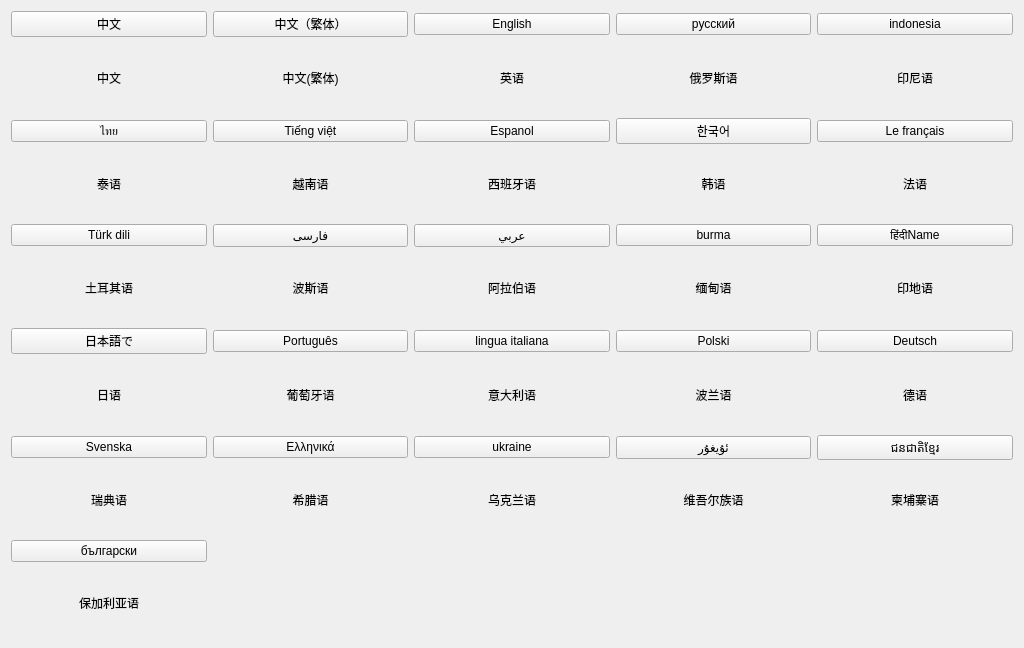
<?xml version="1.0" encoding="UTF-8"?>
<ui version="4.0">
 <class>LanguageSetWidget</class>
 <widget class="QWidget" name="LanguageSetWidget">
  <property name="geometry">
   <rect>
    <x>0</x>
    <y>0</y>
    <width>1024</width>
    <height>648</height>
   </rect>
  </property>
  <property name="windowTitle">
   <string notr="true">Form</string>
  </property>
  <layout class="QGridLayout" name="gridLayout_3">
   <item row="4" column="2">
    <widget class="QPushButton" name="persiaBtn">
     <property name="text">
      <string notr="true">فارسی</string>
     </property>
    </widget>
   </item>
   <item row="2" column="7">
    <widget class="QPushButton" name="koreanBtn">
     <property name="text">
      <string notr="true">한국어</string>
     </property>
    </widget>
   </item>
   <item row="2" column="4">
    <widget class="QPushButton" name="spanBtn">
     <property name="text">
      <string notr="true">Espanol</string>
     </property>
    </widget>
   </item>
   <item row="3" column="0">
    <widget class="QLabel" name="thaiLbl">
     <property name="text">
      <string notr="true">泰语</string>
     </property>
     <property name="alignment">
      <set>Qt::AlignCenter</set>
     </property>
    </widget>
   </item>
   <item row="5" column="2">
    <widget class="QLabel" name="persiaLbl">
     <property name="text">
      <string notr="true">波斯语</string>
     </property>
     <property name="alignment">
      <set>Qt::AlignCenter</set>
     </property>
    </widget>
   </item>
   <item row="6" column="2">
    <widget class="QPushButton" name="PortugueseBtn">
     <property name="text">
      <string notr="true">Português</string>
     </property>
    </widget>
   </item>
   <item row="0" column="0">
    <widget class="QPushButton" name="chinese_zhBtn">
     <property name="text">
      <string notr="true">中文</string>
     </property>
    </widget>
   </item>
   <item row="6" column="4">
    <widget class="QPushButton" name="italyBtn">
     <property name="text">
      <string notr="true">lingua italiana</string>
     </property>
    </widget>
   </item>
   <item row="5" column="7">
    <widget class="QLabel" name="burmaLbl">
     <property name="text">
      <string notr="true">缅甸语</string>
     </property>
     <property name="alignment">
      <set>Qt::AlignCenter</set>
     </property>
    </widget>
   </item>
   <item row="4" column="4">
    <widget class="QPushButton" name="arabicBtn">
     <property name="text">
      <string notr="true">عربي</string>
     </property>
    </widget>
   </item>
   <item row="7" column="0">
    <widget class="QLabel" name="japanLbl">
     <property name="text">
      <string notr="true">日语</string>
     </property>
     <property name="alignment">
      <set>Qt::AlignCenter</set>
     </property>
    </widget>
   </item>
   <item row="6" column="7">
    <widget class="QPushButton" name="polandBtn">
     <property name="text">
      <string notr="true">Polski</string>
     </property>
    </widget>
   </item>
   <item row="7" column="7">
    <widget class="QLabel" name="polandLbl">
     <property name="text">
      <string notr="true">波兰语</string>
     </property>
     <property name="alignment">
      <set>Qt::AlignCenter</set>
     </property>
    </widget>
   </item>
   <item row="1" column="0">
    <widget class="QLabel" name="chinese_zhLbl">
     <property name="text">
      <string notr="true">中文</string>
     </property>
     <property name="alignment">
      <set>Qt::AlignCenter</set>
     </property>
    </widget>
   </item>
   <item row="2" column="2">
    <widget class="QPushButton" name="vietBtn">
     <property name="text">
      <string notr="true">Tiếng việt</string>
     </property>
    </widget>
   </item>
   <item row="7" column="4">
    <widget class="QLabel" name="italyLbl">
     <property name="text">
      <string notr="true">意大利语</string>
     </property>
     <property name="alignment">
      <set>Qt::AlignCenter</set>
     </property>
    </widget>
   </item>
   <item row="6" column="0">
    <widget class="QPushButton" name="japanBtn">
     <property name="text">
      <string notr="true">日本語で</string>
     </property>
    </widget>
   </item>
   <item row="5" column="0">
    <widget class="QLabel" name="turkeyLbl">
     <property name="text">
      <string notr="true">土耳其语</string>
     </property>
     <property name="alignment">
      <set>Qt::AlignCenter</set>
     </property>
    </widget>
   </item>
   <item row="2" column="0">
    <widget class="QPushButton" name="thaiBtn">
     <property name="text">
      <string notr="true">ไทย</string>
     </property>
    </widget>
   </item>
   <item row="5" column="4">
    <widget class="QLabel" name="arabicLbl">
     <property name="text">
      <string notr="true">阿拉伯语</string>
     </property>
     <property name="alignment">
      <set>Qt::AlignCenter</set>
     </property>
    </widget>
   </item>
   <item row="3" column="4">
    <widget class="QLabel" name="spanLbl">
     <property name="text">
      <string notr="true">西班牙语</string>
     </property>
     <property name="alignment">
      <set>Qt::AlignCenter</set>
     </property>
    </widget>
   </item>
   <item row="4" column="0">
    <widget class="QPushButton" name="turkeyBtn">
     <property name="text">
      <string notr="true">Türk dili</string>
     </property>
    </widget>
   </item>
   <item row="3" column="2">
    <widget class="QLabel" name="vieLbl">
     <property name="text">
      <string notr="true">越南语</string>
     </property>
     <property name="alignment">
      <set>Qt::AlignCenter</set>
     </property>
    </widget>
   </item>
   <item row="3" column="7">
    <widget class="QLabel" name="koreanLbl">
     <property name="text">
      <string notr="true">韩语</string>
     </property>
     <property name="alignment">
      <set>Qt::AlignCenter</set>
     </property>
    </widget>
   </item>
   <item row="0" column="7">
    <widget class="QPushButton" name="russianBtn">
     <property name="text">
      <string notr="true">русский</string>
     </property>
    </widget>
   </item>
   <item row="1" column="7">
    <widget class="QLabel" name="russianLbl">
     <property name="text">
      <string notr="true">俄罗斯语</string>
     </property>
     <property name="alignment">
      <set>Qt::AlignCenter</set>
     </property>
    </widget>
   </item>
   <item row="7" column="2">
    <widget class="QLabel" name="PortugueseLbl">
     <property name="text">
      <string notr="true">葡萄牙语</string>
     </property>
     <property name="alignment">
      <set>Qt::AlignCenter</set>
     </property>
    </widget>
   </item>
   <item row="4" column="7">
    <widget class="QPushButton" name="burmaBtn">
     <property name="text">
      <string notr="true">burma</string>
     </property>
    </widget>
   </item>
   <item row="0" column="4">
    <widget class="QPushButton" name="EnglishBtn">
     <property name="text">
      <string notr="true">English</string>
     </property>
    </widget>
   </item>
   <item row="1" column="4">
    <widget class="QLabel" name="EnglishLbl">
     <property name="text">
      <string notr="true">英语</string>
     </property>
     <property name="alignment">
      <set>Qt::AlignCenter</set>
     </property>
    </widget>
   </item>
   <item row="0" column="2">
    <widget class="QPushButton" name="chtBtn">
     <property name="text">
      <string notr="true">中文（繁体）</string>
     </property>
    </widget>
   </item>
   <item row="1" column="2">
    <widget class="QLabel" name="chtLbl">
     <property name="text">
      <string notr="true">中文(繁体)</string>
     </property>
     <property name="alignment">
      <set>Qt::AlignCenter</set>
     </property>
    </widget>
   </item>
   <item row="0" column="8">
    <widget class="QPushButton" name="indonesiaBtn">
     <property name="text">
      <string notr="true">indonesia</string>
     </property>
    </widget>
   </item>
   <item row="1" column="8">
    <widget class="QLabel" name="indonesiaLbl">
     <property name="text">
      <string notr="true">印尼语</string>
     </property>
     <property name="alignment">
      <set>Qt::AlignCenter</set>
     </property>
    </widget>
   </item>
   <item row="2" column="8">
    <widget class="QPushButton" name="frenchBtn">
     <property name="text">
      <string notr="true">Le français</string>
     </property>
    </widget>
   </item>
   <item row="3" column="8">
    <widget class="QLabel" name="frenchLbl">
     <property name="text">
      <string notr="true">法语</string>
     </property>
     <property name="alignment">
      <set>Qt::AlignCenter</set>
     </property>
    </widget>
   </item>
   <item row="10" column="0">
    <widget class="QPushButton" name="bulgarianBtn">
     <property name="text">
      <string notr="true">български</string>
     </property>
    </widget>
   </item>
   <item row="11" column="0">
    <widget class="QLabel" name="bulgarianLbl">
     <property name="text">
      <string notr="true">保加利亚语</string>
     </property>
     <property name="alignment">
      <set>Qt::AlignCenter</set>
     </property>
    </widget>
   </item>
   <item row="6" column="8">
    <widget class="QPushButton" name="germanBtn">
     <property name="text">
      <string notr="true">Deutsch</string>
     </property>
    </widget>
   </item>
   <item row="7" column="8">
    <widget class="QLabel" name="germanLbl">
     <property name="text">
      <string notr="true">德语</string>
     </property>
     <property name="alignment">
      <set>Qt::AlignCenter</set>
     </property>
    </widget>
   </item>
   <item row="8" column="8">
    <widget class="QPushButton" name="cambodiaBtn">
     <property name="text">
      <string notr="true">ជនជាតិខ្មែរ</string>
     </property>
    </widget>
   </item>
   <item row="9" column="8">
    <widget class="QLabel" name="cambodiaLbl">
     <property name="text">
      <string notr="true">柬埔寨语</string>
     </property>
     <property name="alignment">
      <set>Qt::AlignCenter</set>
     </property>
    </widget>
   </item>
   <item row="8" column="7">
    <widget class="QPushButton" name="uighurBtn">
     <property name="text">
      <string notr="true">ئۇيغۇر</string>
     </property>
    </widget>
   </item>
   <item row="9" column="7">
    <widget class="QLabel" name="uighurLbl">
     <property name="text">
      <string notr="true">维吾尔族语</string>
     </property>
     <property name="alignment">
      <set>Qt::AlignCenter</set>
     </property>
    </widget>
   </item>
   <item row="8" column="4">
    <widget class="QPushButton" name="ukraineBtn">
     <property name="text">
      <string notr="true">ukraine</string>
     </property>
    </widget>
   </item>
   <item row="9" column="4">
    <widget class="QLabel" name="ukraineLbl">
     <property name="text">
      <string notr="true">乌克兰语</string>
     </property>
     <property name="alignment">
      <set>Qt::AlignCenter</set>
     </property>
    </widget>
   </item>
   <item row="8" column="2">
    <widget class="QPushButton" name="greekBtn">
     <property name="text">
      <string notr="true">Ελληνικά</string>
     </property>
    </widget>
   </item>
   <item row="9" column="2">
    <widget class="QLabel" name="greekLbl">
     <property name="text">
      <string notr="true">希腊语</string>
     </property>
     <property name="alignment">
      <set>Qt::AlignCenter</set>
     </property>
    </widget>
   </item>
   <item row="4" column="8">
    <widget class="QPushButton" name="HindiBtn">
     <property name="text">
      <string notr="true">हिंदीName</string>
     </property>
    </widget>
   </item>
   <item row="5" column="8">
    <widget class="QLabel" name="HindiLbl">
     <property name="text">
      <string notr="true">印地语</string>
     </property>
     <property name="alignment">
      <set>Qt::AlignCenter</set>
     </property>
    </widget>
   </item>
   <item row="8" column="0">
    <widget class="QPushButton" name="swedishBtn">
     <property name="text">
      <string notr="true">Svenska</string>
     </property>
    </widget>
   </item>
   <item row="9" column="0">
    <widget class="QLabel" name="swedishLbl">
     <property name="text">
      <string notr="true">瑞典语</string>
     </property>
     <property name="alignment">
      <set>Qt::AlignCenter</set>
     </property>
    </widget>
   </item>
  </layout>
 </widget>
 <resources/>
 <connections/>
</ui>
